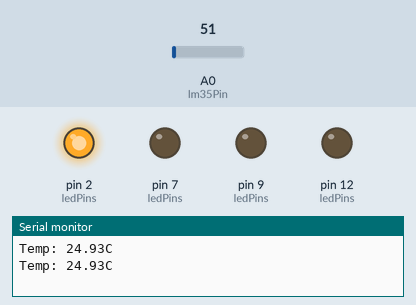
Recording of a sketch running on a simulated Arduino Uno, built with avr-gcc and run on an emulated ATmega328P. Parts: output pins drawn as LEDs (lit = HIGH), the last lines printed to the serial monitor. Inputs (shaded band) come from the test bench; at power-on: A0 (lm35Pin) = 51.

Above: at 1.8 s.
1.9 s: A0 (lm35Pin) set to 40
3.4 s: A0 (lm35Pin) set to 33
At 5.2 s:
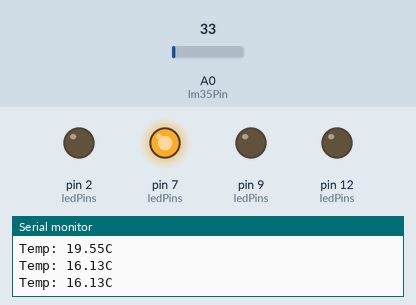
5.5 s: A0 (lm35Pin) set to 15
At 6.7 s:
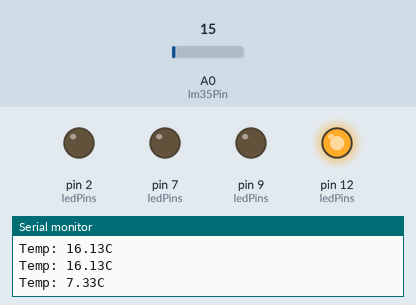
7.5 s: A0 (lm35Pin) set to 30
At 8.3 s:
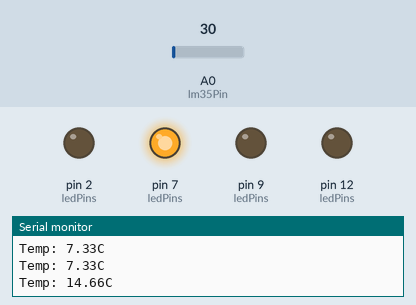
9.5 s: A0 (lm35Pin) set to 61
At 11.1 s:
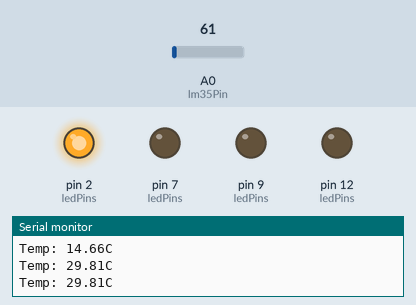
Timing chart, 0 to 12.5 s (numbered marks = the images above; inputs shaded):
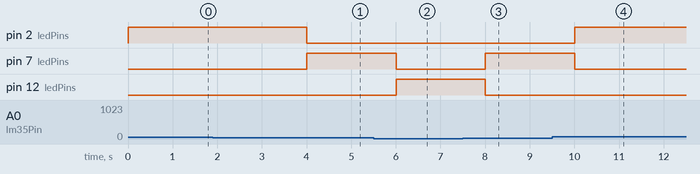

Measured:
- the behaviour switches between 37 and 36 on A0 (lm35Pin) (found by bisection; images 0 and 1)
- after the input at 3.4 s, pin 2 (ledPins): HIGH → LOW after 0.60 s; pin 7 (ledPins): LOW → HIGH after 0.60 s
- after the input at 5.5 s, pin 7 (ledPins): HIGH → LOW after 0.50 s; pin 12 (ledPins): LOW → HIGH after 0.50 s
- after the input at 7.5 s, pin 7 (ledPins): LOW → HIGH after 0.51 s; pin 12 (ledPins): HIGH → LOW after 0.51 s
- after the input at 9.5 s, pin 2 (ledPins): LOW → HIGH after 0.51 s; pin 7 (ledPins): HIGH → LOW after 0.51 s

The sketch:

Temperature_Sensitive_LEDs.ino
```cpp
/*
 * Tutorial 1: Reading Temperature
 *
 * Read the temperature in celcius over serial.
 *
 *
 * To see this sketch in action open up the serial
 * monitor. Clamp your fingers over the LM35
 * sensor. The temperature will rise and then fall
 * as you remove your fingers.
 *
 * The circuit:
 * - LM35 to 5v, GND, and Vo to analog 0
 *
 */

// the output pin of the LM35 temperature sensor
int lm35Pin = A0;
// an array of pin numbers to which LEDs are attached
// to add more LEDs just list them here in this array
int ledPins[] = {2,7,9,12};

void setup()
{
    // set up serial at 9600 baud
    Serial.begin(9600);

    // Setup the LEDs as output
    pinMode(2,OUTPUT);
    pinMode(7,OUTPUT);
    pinMode(9,OUTPUT);
    pinMode(12,OUTPUT);

    // Set all digital pins to LOW

    digitalWrite(7,LOW);
    digitalWrite(2,LOW);
    digitalWrite(9,LOW);
    digitalWrite(12,LOW);


}

void loop()
{
    int analogValue;
    float temperature;

    // read our temperature sensor
    analogValue = analogRead(lm35Pin);

    // convert the 10bit analog value to celcius
    temperature = float(analogValue) / 1023;
    temperature = temperature * 500;

    // print the temperature over serial
    Serial.print("Temp: ");
    Serial.print(temperature);
    Serial.println("C");

    //Read Temp and turn on corresponding LED

    if(temperature>18.0)
    {
      digitalWrite(2,HIGH);
      digitalWrite(7,LOW);
      digitalWrite(9,LOW);
      digitalWrite(12,LOW);
    }

    else if(temperature<=18&&temperature>14)
    {
      digitalWrite(7,HIGH);
      digitalWrite(2,LOW);
      digitalWrite(9,LOW);
      digitalWrite(12,LOW);
    }

    else if(temperature<=14&&temperature>10)
    {
      digitalWrite(9,HIGH);
      digitalWrite(7,LOW);
      digitalWrite(2,LOW);
      digitalWrite(12,LOW);
    }

    else if(temperature<10)
    {
      digitalWrite(12,HIGH);
      digitalWrite(2,LOW);
      digitalWrite(7,LOW);
      digitalWrite(9,LOW);
    }

    // wait 1s before reading the temperature again
    delay(1000);
}
```
